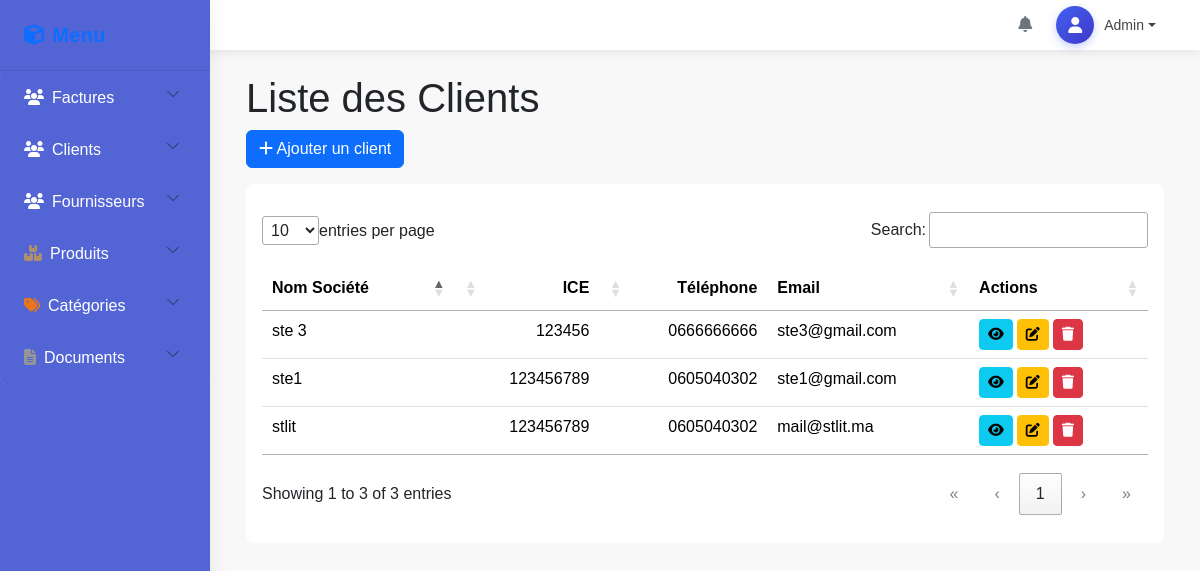
The app's page /clients, older data.
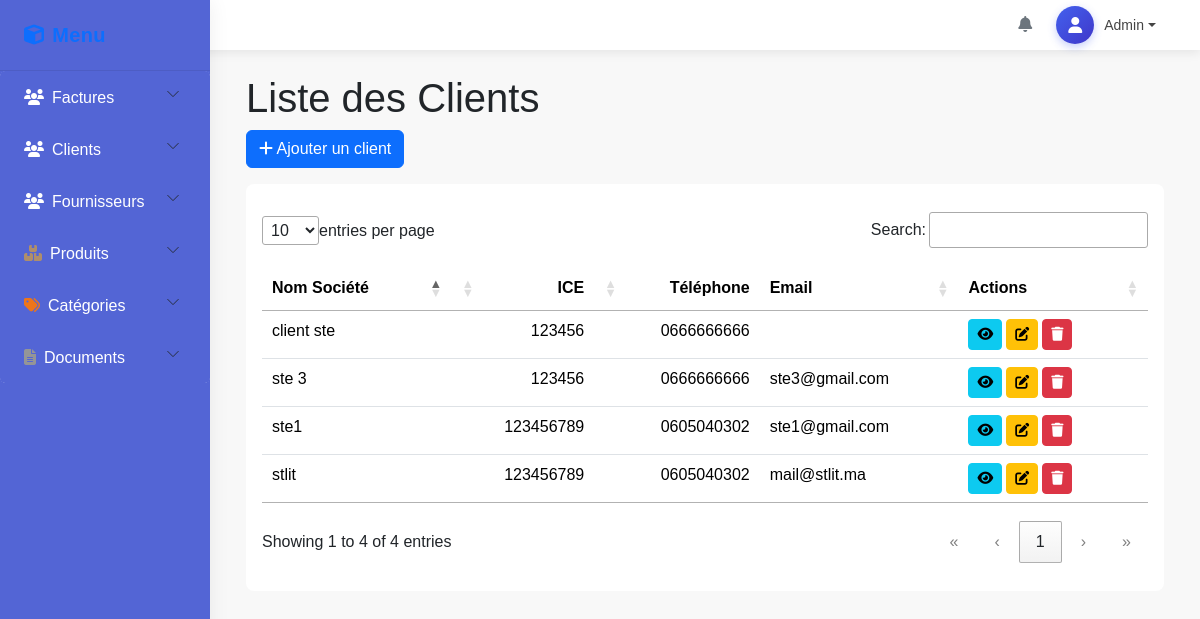
The same page, newer data.
### tables this page shows
CREATE TABLE `clients` (
  `id` int(11) NOT NULL,
  `nom_ste` varchar(255) NOT NULL,
  `ice` int(11) NOT NULL,
  `idf` int(11) DEFAULT NULL,
  `adresse` varchar(255) DEFAULT NULL,
  `email` varchar(255) DEFAULT NULL,
  `telephone` varchar(15) NOT NULL
);

### app/controllers/ClientController.php (called while the page is built, shortened)
<?php
require_once MODEL_PATH . '/ClientModel.php';
class ClientController {
    private $clientModel;
    public function __construct($db) {
        $this->clientModel = new ClientModel($db);
    }
    public function index() {
        $clients = $this->clientModel->getClients();
        include VIEW_PATH . '/layouts/main.php';
    }
}

### app/models/ClientModel.php (called while the page is built, shortened)
<?php
class ClientModel {
    public $db;
    public function __construct($dbConnection) {
        $this->db = $dbConnection;
    }
    public function getClients() {
        try {
            $query = "SELECT * FROM clients";
            $stmt = $this->db->prepare($query);
            $stmt->execute();
            return $stmt->fetchAll(PDO::FETCH_ASSOC);
        } catch (PDOException $e) {
            error_log("Database error: " . $e->getMessage());
            return [];
        }
    }
}

### app/views/pages/clients/index.php (the view, shortened to what this page needs)
<div class="container">
    <h1>Liste des Clients</h1>
    <div class="mb-3">
        <a href="/stage/clients/add" class="btn btn-primary">
            <i class="fas fa-plus"></i> Ajouter un client
        </a>
    </div>
    <div class="bg-white p-3 rounded-3">
        <table class="table table-striped" id="clientsTable">
            <thead>
                <tr>
                    <th>Nom Société</th>
                    <th>ICE</th>
                    <th>Téléphone</th>
                    <th>Email</th>
                    <th>Actions</th>
                </tr>
            </thead>
            <tbody>
                <?php if (empty($clients)): ?>
                    <tr>
                        <td colspan="6" class="text-center">Aucun client trouvé</td>
                    </tr>
                <?php else: ?>
                    <?php foreach ($clients as $client): ?>
                        <tr>
                            <td><?= htmlspecialchars($client['nom_ste']) ?></td>
                            <td><?= htmlspecialchars($client['ice']) ?></td>
                            <td><?= htmlspecialchars($client['telephone']) ?></td>
                            <td><?= htmlspecialchars($client['email']) ?></td>
                            <td class="d-flex">
                                <a href="/stage/clients/show?id=<?= $client['id'] ?>" class="btn btn-info btn-sm me-1"
                                    title="Détails">
                                    <i class="fas fa-eye"></i>
                                </a>
                                <a href="/stage/clients/edit?id=<?= $client['id'] ?>" class="btn btn-warning btn-sm me-1"
                                    title="Modifier">
                                    <i class="fas fa-edit"></i>
                                </a>
                                <form method="post" action="/stage/clients/delete" class="d-inline"
                                    onsubmit="return confirm('Êtes-vous sûr de vouloir supprimer ce client?');">
                                    <button type="submit" class="btn btn-danger btn-sm" title="Supprimer">
                                        <i class="fas fa-trash"></i>
                                    </button>
                                </form>
                            </td>
                        </tr>
                    <?php endforeach; ?>
                <?php endif; ?>
            </tbody>
        </table>
    </div>
</div>

Row changes from the older to the newer data that the page shows:
added clients: nom_ste "client ste", ice "123456", telephone "0666666666"
Text that changed along with them:
text written by a page script: "entries per page Search: Showing 1 to 3 of 3 entries « ‹ 1 › »" → "entries per page Search: Showing 1 to 4 of 4 entries « ‹ 1 › »"
